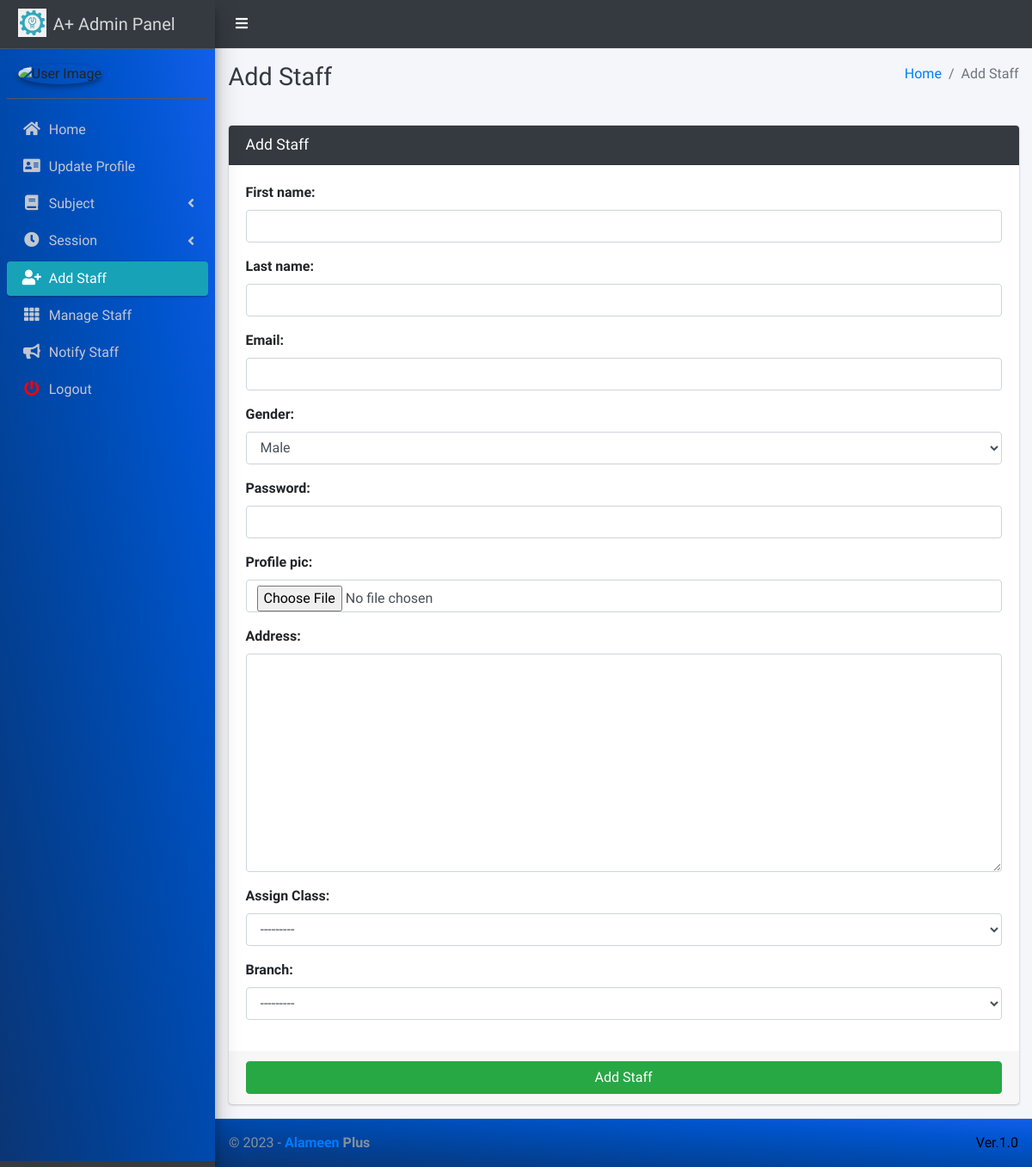
The app's page /staff/add (signed in), older data.
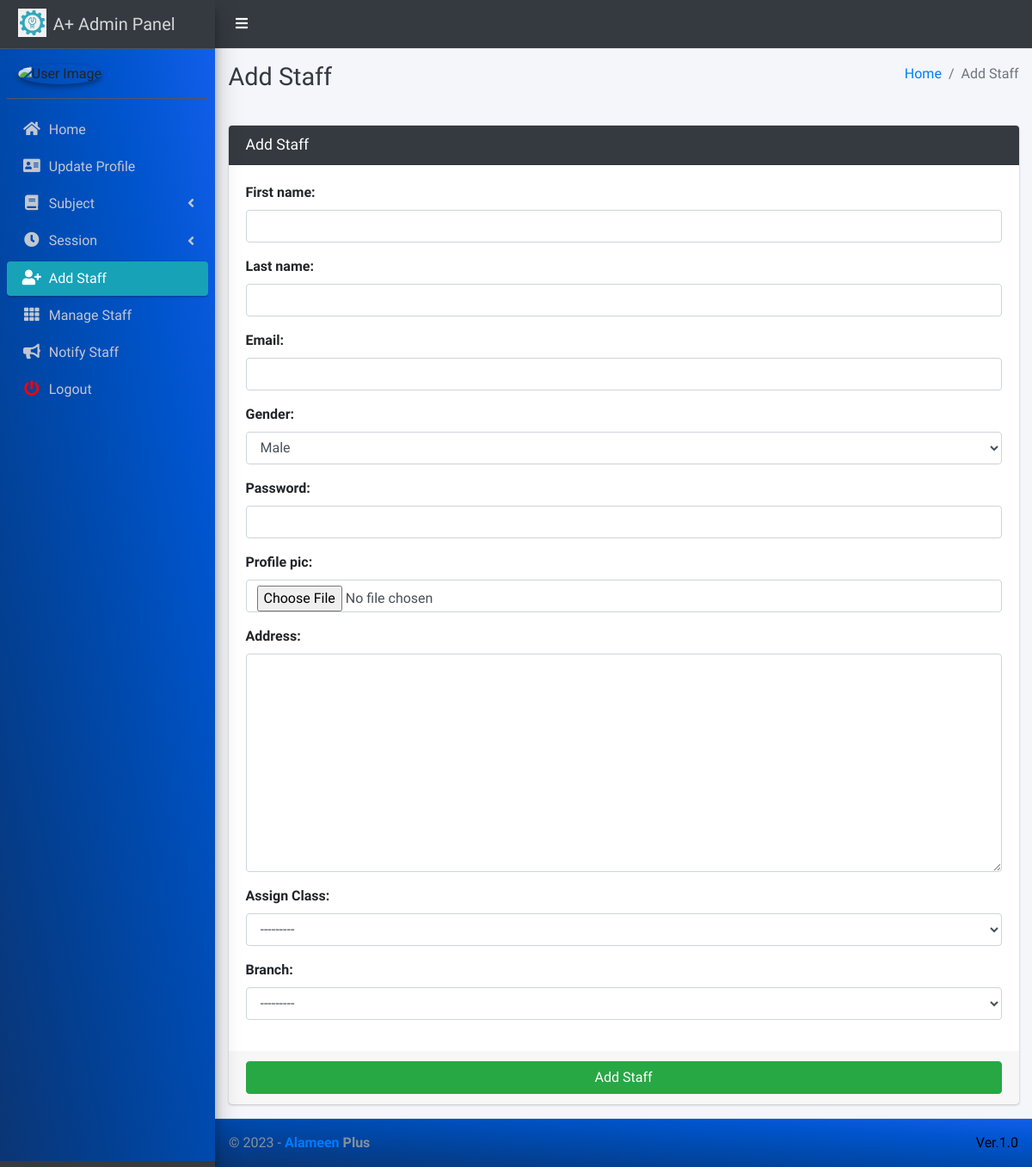
The same page, newer data.
### main_app/models.py (models this page shows)
class Branch(models.Model):
    branch_id=models.AutoField(primary_key=True)
    name = models.CharField(max_length=20, unique=True)
    address= models.CharField(max_length=100)
    def __str__(self):
        return self.name

### main_app/hod_views.py (the view, shortened to what this page needs)
# urls.py: path("staff/add", hod_views.add_staff, name='add_staff'),
@login_required(redirect_field_name="user_login")
def add_staff(request):
    form = StaffForm(request.POST or None, request.FILES or None)
    context = {'form': form, 'page_title': 'Add Staff'}
    return render(request, 'hod_template/add_staff_template.html', context)

### main_app/forms.py
class StaffForm(CustomUserForm):
    def __init__(self, *args, **kwargs):
        super(StaffForm, self).__init__(*args, **kwargs)
    class Meta(CustomUserForm.Meta):
        model = Staff
        fields = CustomUserForm.Meta.fields + \
            ['class_name', 'branch']

### main_app/models.py (called while the page is built)
    def __str__(self):
        return  self.first_name + " " + self.last_name

    def __str__(self):
        return f'{self.name} {self.branch}'

### main_app/templates/hod_template/add_staff_template.html (shortened to what this page needs)
{% extends 'main_app/base.html' %}
{% load static %}
{% block page_title %}{{page_title}}{% endblock page_title %}
{% block content %}
<section class="content">
    <div class="container-fluid">
        <div class="row">
            <div class="col-md-12">
                <div class="card card-dark">
                    <div class="card-header">
                        <h3 class="card-title">{{page_title}}</h3>
                    </div>
                    {% include "main_app/form_template.html" with messages=messages  form=form button_text="Add Staff"%}
                </div>
            </div>
        </div>
    </div>
</section>
{% endblock content %}

### main_app/templates/main_app/form_template.html (shortened to what this page needs)
<form role="form" method="POST" enctype="multipart/form-data">
    <div class="card-body">
        {% for field in form  %}
        <div class="form-group">
            {{field.label_tag}}
            {{field}}
        </div>
        {% endfor %}
    </div>
    <div class="card-footer">
        <button type="submit" class="btn btn-success btn-block">
            {% if button_text %}
            {{button_text}}
            {% else %}
            Submit
            {% endif %}
        </button>
    </div>
</form>

Row changes from the older to the newer data that the page shows:
added Branch: form "---------"
